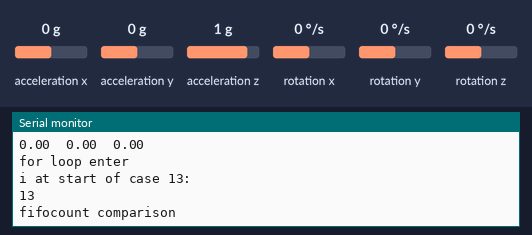
A sketch run on a simulated Arduino Uno, built with avr-gcc and run on an emulated ATmega328P. Parts: the last lines printed to the serial monitor. The test bench sets the inputs (shaded band); at power-on: acceleration x 0 g, acceleration y 0 g, acceleration z 1 g, rotation z 0 °/s, rotation x 0 °/s, rotation y 0 °/s.

Above: at 2.2 s.
2.3 s: acceleration x set to -1.4 g
At 3.1 s:
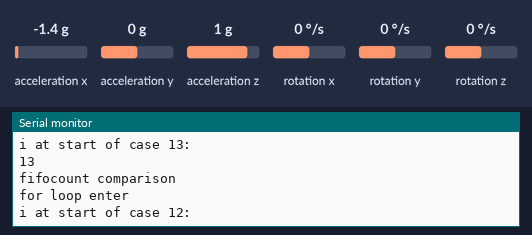
3.8 s: acceleration y set to -1.4 g
At 4.7 s:
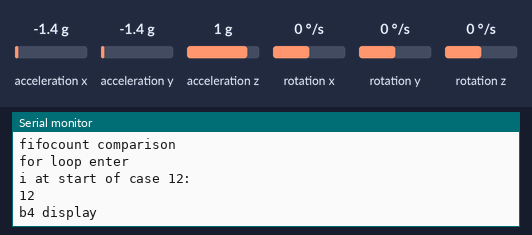
5.3 s: acceleration z set to -1.4 g
At 6.4 s:
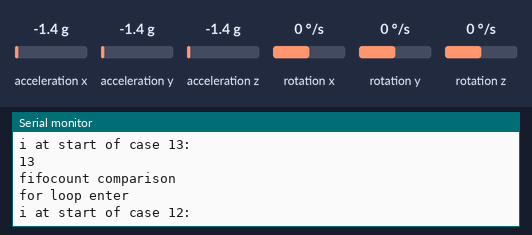
6.8 s: rotation z set to -192 °/s
Timing chart, 0 to 7.8 s (numbered marks = the images above; inputs shaded):
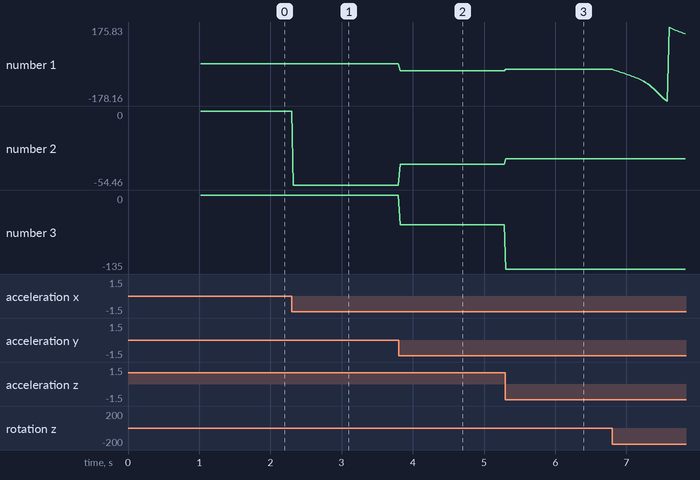

The sketch:

dmpwithoutINT.ino
```cpp
//DMP without INT and FIFO Overflow and 6 sensors connected n tested

#include "I2Cdev.h"

#include "MPU6050_6Axis_MotionApps20.h"

#include "Wire.h"

MPU6050 mpu(0x68); // <-- use for AD0 high

#define OUTPUT_READABLE_YAWPITCHROLL

int pin[5];


bool blinkState = false;

// MPU control/status vars
bool dmpReady = false;  // set true if DMP init was successful
//uint8_t mpuIntStatus;   // holds actual interrupt status byte from MPU
uint8_t devStatus;      // return status after each device operation (0 = success, !0 = error)
uint16_t packetSize;    // expected DMP packet size (default is 42 bytes)
uint16_t fifoCount;     // count of all bytes currently in FIFO
uint8_t fifoBuffer[64]; // FIFO storage buffer

// orientation/motion vars
Quaternion q;           // [w, x, y, z]         quaternion container
VectorFloat gravity;    // [x, y, z]            gravity vector
float ypr[3];           // [yaw, pitch, roll]   yaw/pitch/roll container and gravity vector


// ================================================================
// ===                      INITIAL SETUP                       ===
// ================================================================

void setup() {
    // join I2C bus (I2Cdev library doesn't do this automatically)
    #if I2CDEV_IMPLEMENTATION == I2CDEV_ARDUINO_WIRE
        Wire.begin();
        TWBR = 24; // 400kHz I2C clock (200kHz if CPU is 8MHz)
    #elif I2CDEV_IMPLEMENTATION == I2CDEV_BUILTIN_FASTWIRE
        Fastwire::setup(400, true);
    #endif

    Serial.begin(115200);
    while (!Serial); // wait for Leonardo enumeration, others continue immediately

    Serial.println(F("Initializing I2C devices..."));
    mpu.initialize();
    // verify connection
    Serial.println(F("Testing device connections..."));
   Serial.println(mpu.testConnection() ? F("MPU6050 connection successful") : F("MPU6050 connection failed"));

    // wait for ready
    delay(500);

    while (Serial.available() && Serial.read()); // empty buffer again
    Serial.println("after delay and serial . read");
    // load and configure the DMP
    devStatus = mpu.dmpInitialize();
    Serial.println("after initialize");
    // supply your own gyro offsets here, scaled for min sensitivity
    mpu.setXGyroOffset(220);
    mpu.setYGyroOffset(76);
    mpu.setZGyroOffset(-85);
    mpu.setZAccelOffset(1788); // 1688 factory default for my test chip

    // make sure it worked (returns 0 if so)
        Serial.println("before devstatus");

    if (devStatus == 0) {
        // turn on the DMP, now that it's ready
        Serial.println(F("Enabling DMP..."));
        mpu.setDMPEnabled(true);

        // set our DMP Ready flag so the main loop() function knows it's okay to use it
    //    Serial.println(F("DMP ready! Waiting for first interrupt..."));
        dmpReady = true;

        // get expected DMP packet size for later comparison
        packetSize = mpu.dmpGetFIFOPacketSize();
     //   Serial.println(packetSize);
    } else {
        // ERROR!
        // 1 = initial memory load failed
        // 2 = DMP configuration updates failed
        // (if it's going to break, usually the code will be 1)
        Serial.print(F("DMP Initialization failed (code "));
        Serial.print(devStatus);
        Serial.println(F(")"));
    }

    // configure AD0 for output

    for(int i=12; i<=13; i++)
    {
      pinMode(pin[i], OUTPUT);
          Serial.println("void loop for enter");

    }
}


// ================================================================
// ===                    MAIN PROGRAM LOOP                     ===
// ================================================================

void loop() {
  for (int i = 12; i <= 13; i++) {
        Serial.println("for loop enter");

    switch (i) {

        Serial.println("switch case enter");

      case 13:
        Serial.println("i at start of case 13:");
        Serial.println(i);
        digitalWrite(8, LOW);
        digitalWrite(9, LOW);
        digitalWrite(10, LOW);
        digitalWrite(11, LOW);
        digitalWrite(12, LOW);
        digitalWrite(13, HIGH);
      if (!dmpReady) return;

     // while (fifoCount < packetSize)
      Serial.println("fifocount comparison");

          mpu.getFIFOBytes(fifoBuffer, packetSize);

         while (fifoCount < packetSize)
         fifoCount = mpu.getFIFOCount();

          // read a packet from FIFO
          mpu.getFIFOBytes(fifoBuffer, packetSize);

          // track FIFO count here in case there is > 1 packet available
          // (this lets us immediately read more without waiting for an interrupt)
         fifoCount -= packetSize;
         break;
      case 12:
        Serial.println("i at start of case 12:");
        Serial.println(i);
               digitalWrite(8, LOW);
               digitalWrite(9, LOW);
               digitalWrite(10, LOW);
               digitalWrite(11, LOW);
               digitalWrite(12, HIGH);
               digitalWrite(13, LOW);

          if (!dmpReady) return;

          while (fifoCount < packetSize){

          mpu.getFIFOBytes(fifoBuffer, packetSize);

         while (fifoCount < packetSize)
         fifoCount = mpu.getFIFOCount();

          // read a packet from FIFO
          mpu.getFIFOBytes(fifoBuffer, packetSize);

          // track FIFO count here in case there is > 1 packet available
          // (this lets us immediately read more without waiting for an interrupt)
         fifoCount -= packetSize;

         break;
//
//      case 11:
//        Serial.println("i at start of case 11:");
//        Serial.println(i);
//               digitalWrite(8, LOW);
//               digitalWrite(9, LOW);
//               digitalWrite(10, LOW);
//               digitalWrite(11, HIGH);
//               digitalWrite(12, LOW);
//               digitalWrite(13, LOW);
//
//          if (!dmpReady) return;
//
//          while (fifoCount < packetSize){
//
//          mpu.getFIFOBytes(fifoBuffer, packetSize);
//
//         while (fifoCount < packetSize)
//         fifoCount = mpu.getFIFOCount();
//
//          // read a packet from FIFO
//          mpu.getFIFOBytes(fifoBuffer, packetSize);
//
//          // track FIFO count here in case there is > 1 packet available
//          // (this lets us immediately read more without waiting for an interrupt)
//         fifoCount -= packetSize;
//
//         }   break;
//
//
//        case 10:
//        Serial.println("i at start of case 10:");
//        Serial.println(i);
//        digitalWrite(8, LOW);
//        digitalWrite(9, LOW);
//        digitalWrite(10, HIGH);
//        digitalWrite(11, LOW);
//        digitalWrite(12, LOW);
//        digitalWrite(13, LOW);
//       // Wire.beginTransmission(MPU);
//       // Wire.write(0x6B);
//      //  Wire.write(0);
////        Wire.endTransmission(true);
////        Wire.beginTransmission(MPU);
////        Wire.write(0x3B);
////        Wire.endTransmission(false);
////        Wire.requestFrom(MPU, 14, true);
//
//      if (!dmpReady) return;
//
//      while (fifoCount < packetSize){
//
//          mpu.getFIFOBytes(fifoBuffer, packetSize);
//
//         while (fifoCount < packetSize)
//         fifoCount = mpu.getFIFOCount();
//
//          // read a packet from FIFO
//          mpu.getFIFOBytes(fifoBuffer, packetSize);
//
//          // track FIFO count here in case there is > 1 packet available
//          // (this lets us immediately read more without waiting for an interrupt)
//         fifoCount -= packetSize;
//
//      }    break;
////
////
////
////              #ifdef OUTPUT_READABLE_YAWPITCHROLL
////              mpu.dmpGetQuaternion(&q, fifoBuffer);
////              mpu.dmpGetGravity(&gravity, &q);
////              mpu.dmpGetYawPitchRoll(ypr, &q, &gravity);
////              Serial.print("ypr\t");Serial.println(i);
////              Serial.print(ypr[0] * 180/M_PI);
////              Serial.print("\t");
////              Serial.print(ypr[1] * 180/M_PI);
////              Serial.print("\t");
////              Serial.println(ypr[2] * 180/M_PI);
////              #endif
////
//       case 9:
//        Serial.println("i at start of case 9:");
//        Serial.println(i);
//        digitalWrite(8, LOW);
//        digitalWrite(9, HIGH);
//        digitalWrite(10, LOW);
//        digitalWrite(11, LOW);
//        digitalWrite(12, LOW);
//        digitalWrite(13, LOW);
//       // Wire.beginTransmission(MPU);
//       // Wire.write(0x6B);
//      //  Wire.write(0);
////        Wire.endTransmission(true);
////        Wire.beginTransmission(MPU);
////        Wire.write(0x3B);
////        Wire.endTransmission(false);
////        Wire.requestFrom(MPU, 14, true);
//
//      if (!dmpReady) return;
//
//      while (fifoCount < packetSize){
//
//          mpu.getFIFOBytes(fifoBuffer, packetSize);
//
//         while (fifoCount < packetSize)
//         fifoCount = mpu.getFIFOCount();
//
//          // read a packet from FIFO
//          mpu.getFIFOBytes(fifoBuffer, packetSize);
//
//          // track FIFO count here in case there is > 1 packet available
//          // (this lets us immediately read more without waiting for an interrupt)
//         fifoCount -= packetSize;
//      }    break;
//
//       case 8:
//        Serial.println("i at start of case 8:");
//        Serial.println(i);
//        digitalWrite(8, HIGH);
//        digitalWrite(9, LOW);
//        digitalWrite(10, LOW);
//        digitalWrite(11, LOW);
//        digitalWrite(12, LOW);
//        digitalWrite(13, LOW);
//       // Wire.beginTransmission(MPU);
//       // Wire.write(0x6B);
//      //  Wire.write(0);
////        Wire.endTransmission(true);
////        Wire.beginTransmission(MPU);
////        Wire.write(0x3B);
////        Wire.endTransmission(false);
////        Wire.requestFrom(MPU, 14, true);
//
//      if (!dmpReady) return;
//
//      while (fifoCount < packetSize){
//
//          mpu.getFIFOBytes(fifoBuffer, packetSize);
//
//         while (fifoCount < packetSize)
//         fifoCount = mpu.getFIFOCount();
//
//          // read a packet from FIFO
//          mpu.getFIFOBytes(fifoBuffer, packetSize);
//
//          // track FIFO count here in case there is > 1 packet available
//          // (this lets us immediately read more without waiting for an interrupt)
//         fifoCount -= packetSize;
//      }    break;

    }
    Serial.println("b4 display");
              #ifdef OUTPUT_READABLE_YAWPITCHROLL
              mpu.dmpGetQuaternion(&q, fifoBuffer);
              mpu.dmpGetGravity(&gravity, &q);
              mpu.dmpGetYawPitchRoll(ypr, &q, &gravity);
              Serial.print("ypr\t");Serial.println(i);
              Serial.print(ypr[0] * 180/M_PI);
              Serial.print("\t");
              Serial.print(ypr[1] * 180/M_PI);
              Serial.print("\t");
              Serial.println(ypr[2] * 180/M_PI);
              #endif
}
  }  }
```

Measured:
- after the input at 2.3 s, the serial monitor: prints a new line at once (image 1)
- after the input at 3.8 s, the serial monitor: prints a new line at once (image 2)
- after the input at 5.3 s, the serial monitor: prints a new line at once (image 3)
- plotted number 1: 0 → -33.51 after the input at 3.8 s, -33.51 → -26.57 after the input at 5.3 s, -26.57 → 143.12 after the input at 6.8 s
- plotted number 2: 0 → -54.46 after the input at 2.3 s, -54.46 → -39.14 after the input at 3.8 s, -39.14 → -35.26 after the input at 5.3 s
- plotted number 3: -54.46 → -135 after the input at 5.3 s
